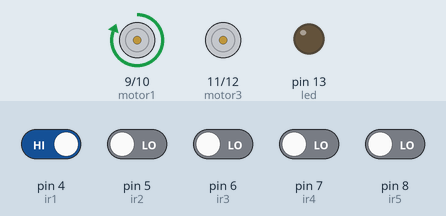
Recording of a sketch running on a simulated Arduino Uno, built with avr-gcc and run on an emulated ATmega328P. On the bench: motor-driver pin pairs drawn as motors (green arrow = first pin HIGH = forward, orange = second pin HIGH = backward, longer = more drive), output pins drawn as LEDs (lit = HIGH). The test bench sets the inputs (shaded band); at power-on: pin 4 (ir1) HIGH, pin 5 (ir2), pin 6 (ir3), pin 7 (ir4), pin 8 (ir5) LOW. What the sketch prints to the serial monitor is not drawn.

Above: at 1.2 s.
1.3 s: pin 4 (ir1) driven LOW
At 2.5 s:
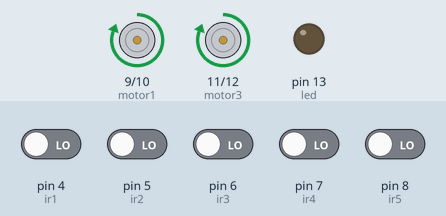
2.8 s: pin 5 (ir2) driven HIGH
At 3.8 s:
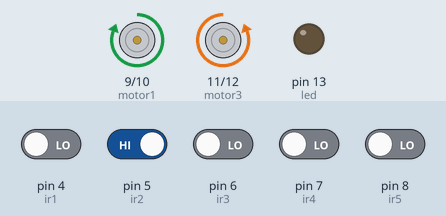
4.3 s: pin 6 (ir3) driven HIGH
At 4.9 s:
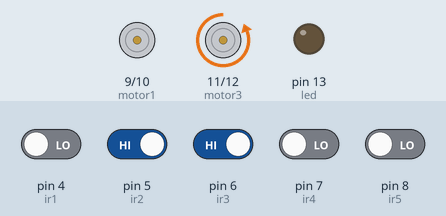
5.8 s: pin 4 (ir1) driven HIGH
At 6.5 s:
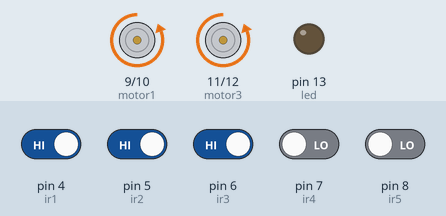
7.3 s: pin 5 (ir2) driven LOW
At 8.5 s:
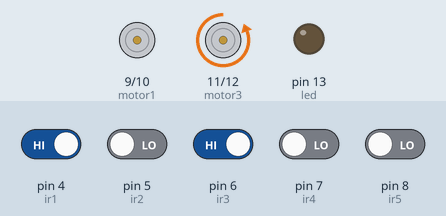
8.8 s: pin 6 (ir3) driven LOW
At 9.8 s:
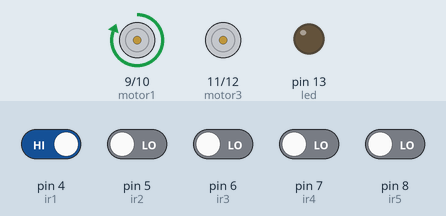
Timing chart, 0 to 11.3 s (numbered marks = the images above; inputs shaded):
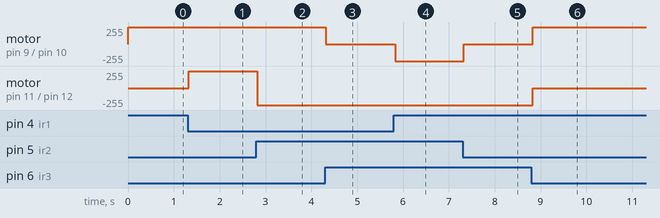

The sketch:

linefollower3.0.ino
```cpp
int ir1=4;        // we put 12v batteri in vin (arduino input) and connect all ir sensor with 5v (ardunio input):
int ir2=5;        // all ir sensor readings in ardunio output pin 4,5,6,7,8 and connect motor driver in1,in2,in3 and in4 to pin in arduino 9,10,11,12:
int ir3=6;        // we connect red wire of right dc motor to out1 in motor driver and black in out2:
int ir4=7;        // we connect red wire of left dc motor to out4 in motor driver and black in out3:
int ir5=8;
int motor1=9;       //                                         ir b                           :
int motor2=10;      //                                  ir a         ir c                     :
int motor3=11;     //     our ir sensors positioning     -------------                        :
int motor4=12;      //                                  ir d         ir e                     :
int led =13;
int a,b,c,d,e;

void setup() {

 pinMode (ir1,INPUT);
 pinMode (ir2,INPUT);
 pinMode (ir3,INPUT);
 pinMode (ir4,INPUT);
 pinMode (ir5,INPUT);
 pinMode (motor1,OUTPUT );
 pinMode (motor2,OUTPUT );
 pinMode (motor3,OUTPUT );
 pinMode (motor4,OUTPUT );
 pinMode ( led,OUTPUT);
 Serial.begin(9600);

}

void loop() {

  a= digitalRead (ir1 );
  b= digitalRead (ir2 );
  c= digitalRead (ir3 );
  d= digitalRead (ir4 );
  e= digitalRead (ir5 );
  Serial.println(a);
  Serial.println(b);
  Serial.println(c);
  Serial.println(d);
  Serial.println(e);
 if (a==0&&b==1&&c==0)              // move forward:
{ digitalWrite (motor1,HIGH);
 digitalWrite (motor2,LOW);
 digitalWrite (motor4,HIGH);
 digitalWrite (motor3,LOW);
 digitalWrite (led, LOW);}

 else if (a==1&&b==0&&c==0)         // move left:
 {digitalWrite (motor1,HIGH);
 digitalWrite (motor2,LOW);
 digitalWrite (motor3,LOW);
 digitalWrite (motor4,LOW);
 digitalWrite (led, LOW);}

 else if (a==0&&b==0&&c==1)        // move right(sharp turn):
 {digitalWrite (motor1,LOW);
 digitalWrite (motor2,LOW);
 digitalWrite (motor4,HIGH);
 digitalWrite (motor3, LOW);
 digitalWrite (led, LOW);}

 else if (a==1&&b==0&&c==1)          // t shape path:
{ digitalWrite (motor1,LOW);
 digitalWrite (motor2,LOW);
 digitalWrite (motor3,LOW);
 digitalWrite (motor4,HIGH);
 digitalWrite (led, LOW);}

 else if (a==1&&b==1&&c==1&&d==1&&e==1)  // stop condition and switch on led:
 {digitalWrite (motor1,LOW);
 digitalWrite (motor2,LOW);
 digitalWrite (motor3,LOW);
 digitalWrite (motor4,LOW);
 digitalWrite (led , HIGH);}

 else if (a==0&&b==0&&c==0&&d==0&&e==0)          // u turn(turn left ):
 {digitalWrite (motor1,HIGH);
 digitalWrite (motor2, LOW);
 digitalWrite (motor3,HIGH);
 digitalWrite (motor4, LOW);
 digitalWrite (led , LOW);}

 else if (a==1&&b==1&&c==1&&d==0&&e==0)  // + shape path (turn right):
 {digitalWrite (motor1,LOW);
  digitalWrite (motor2,HIGH);
  digitalWrite (motor3,LOW);
  digitalWrite (motor4,HIGH);
  digitalWrite (led, LOW);}

 else if (a==1&&b==1&&c==0&&d==0&&e==0)  //       in a t shape if this condition is not applied boat moves in previous path( move forward):
 {digitalWrite (motor1,HIGH);
  digitalWrite (motor2,LOW);
  digitalWrite (motor4,HIGH);
  digitalWrite (motor3,LOW);
  digitalWrite (led ,LOW);}

 else if (a==0&&b==1&&c==1&&d==0&&e==0)  // move right (useful for squre condition):
 {digitalWrite (motor1,LOW);
  digitalWrite (motor2,LOW);
  digitalWrite (motor3,LOW);
  digitalWrite (motor4,HIGH);
  digitalWrite (led, LOW);}
}
```

Measured:
- after the input at 1.3 s, motor on pin 11 (motor3) / pin 12 (motor4): stopped → forward 255/255 at once
- after the input at 2.8 s, motor on pin 11 (motor3) / pin 12 (motor4): forward 255/255 → backward 255/255 at once
- after the input at 4.3 s, motor on pin 9 (motor1) / pin 10 (motor2): forward 255/255 → stopped at once
- after the input at 5.8 s, motor on pin 9 (motor1) / pin 10 (motor2): stopped → backward 255/255 at once
- after the input at 7.3 s, motor on pin 9 (motor1) / pin 10 (motor2): backward 255/255 → stopped at once
- after the input at 8.8 s, motor on pin 9 (motor1) / pin 10 (motor2): stopped → forward 255/255 at once; motor on pin 11 (motor3) / pin 12 (motor4): backward 255/255 → stopped at once
